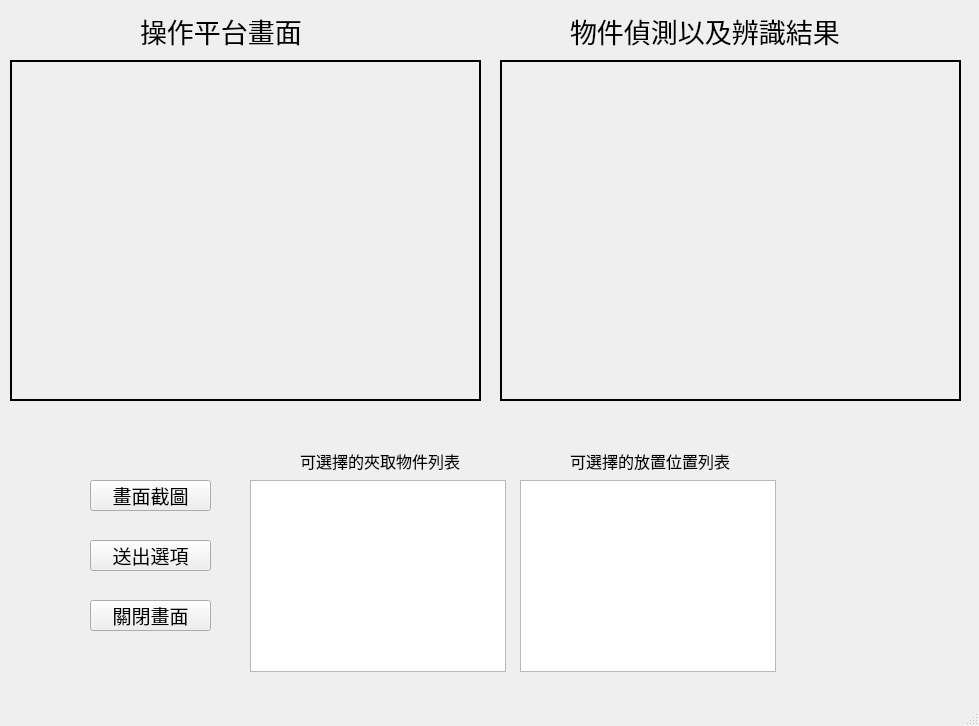
<?xml version="1.0" encoding="UTF-8"?>
<ui version="4.0">
 <class>MainWindow</class>
 <widget class="QMainWindow" name="MainWindow">
  <property name="geometry">
   <rect>
    <x>0</x>
    <y>0</y>
    <width>979</width>
    <height>726</height>
   </rect>
  </property>
  <property name="windowTitle">
   <string>MainWindow</string>
  </property>
  <widget class="QWidget" name="centralwidget">
   <widget class="QListWidget" name="ObjectListWidget">
    <property name="geometry">
     <rect>
      <x>250</x>
      <y>480</y>
      <width>256</width>
      <height>192</height>
     </rect>
    </property>
    <property name="font">
     <font>
      <family>芫荽</family>
      <pointsize>12</pointsize>
     </font>
    </property>
   </widget>
   <widget class="QListWidget" name="TargetListWidget">
    <property name="geometry">
     <rect>
      <x>520</x>
      <y>480</y>
      <width>256</width>
      <height>192</height>
     </rect>
    </property>
    <property name="font">
     <font>
      <family>芫荽</family>
      <pointsize>12</pointsize>
     </font>
    </property>
   </widget>
   <widget class="QLabel" name="label">
    <property name="geometry">
     <rect>
      <x>300</x>
      <y>450</y>
      <width>161</width>
      <height>21</height>
     </rect>
    </property>
    <property name="font">
     <font>
      <family>芫荽</family>
      <pointsize>12</pointsize>
     </font>
    </property>
    <property name="text">
     <string>可選擇的夾取物件列表</string>
    </property>
   </widget>
   <widget class="QLabel" name="label_2">
    <property name="geometry">
     <rect>
      <x>570</x>
      <y>450</y>
      <width>161</width>
      <height>21</height>
     </rect>
    </property>
    <property name="font">
     <font>
      <family>芫荽</family>
      <pointsize>12</pointsize>
     </font>
    </property>
    <property name="text">
     <string>可選擇的放置位置列表</string>
    </property>
   </widget>
   <widget class="QPushButton" name="confirmButton">
    <property name="geometry">
     <rect>
      <x>90</x>
      <y>540</y>
      <width>121</width>
      <height>31</height>
     </rect>
    </property>
    <property name="font">
     <font>
      <family>芫荽</family>
      <pointsize>14</pointsize>
     </font>
    </property>
    <property name="text">
     <string>送出選項</string>
    </property>
   </widget>
   <widget class="QLabel" name="videoLabel">
    <property name="geometry">
     <rect>
      <x>10</x>
      <y>60</y>
      <width>471</width>
      <height>341</height>
     </rect>
    </property>
    <property name="frameShape">
     <enum>QFrame::WinPanel</enum>
    </property>
    <property name="text">
     <string/>
    </property>
   </widget>
   <widget class="QLabel" name="imageLabel">
    <property name="geometry">
     <rect>
      <x>500</x>
      <y>60</y>
      <width>461</width>
      <height>341</height>
     </rect>
    </property>
    <property name="frameShape">
     <enum>QFrame::WinPanel</enum>
    </property>
    <property name="text">
     <string/>
    </property>
   </widget>
   <widget class="QLabel" name="label_3">
    <property name="geometry">
     <rect>
      <x>140</x>
      <y>10</y>
      <width>201</width>
      <height>41</height>
     </rect>
    </property>
    <property name="font">
     <font>
      <family>芫荽</family>
      <pointsize>20</pointsize>
     </font>
    </property>
    <property name="text">
     <string>操作平台畫面</string>
    </property>
   </widget>
   <widget class="QLabel" name="label_4">
    <property name="geometry">
     <rect>
      <x>570</x>
      <y>10</y>
      <width>341</width>
      <height>41</height>
     </rect>
    </property>
    <property name="font">
     <font>
      <family>芫荽</family>
      <pointsize>20</pointsize>
     </font>
    </property>
    <property name="text">
     <string>物件偵測以及辨識結果</string>
    </property>
   </widget>
   <widget class="QPushButton" name="startButton">
    <property name="geometry">
     <rect>
      <x>90</x>
      <y>480</y>
      <width>121</width>
      <height>31</height>
     </rect>
    </property>
    <property name="font">
     <font>
      <family>芫荽</family>
      <pointsize>14</pointsize>
     </font>
    </property>
    <property name="text">
     <string>畫面截圖</string>
    </property>
   </widget>
   <widget class="QPushButton" name="closeButton">
    <property name="geometry">
     <rect>
      <x>90</x>
      <y>600</y>
      <width>121</width>
      <height>31</height>
     </rect>
    </property>
    <property name="font">
     <font>
      <family>芫荽</family>
      <pointsize>14</pointsize>
     </font>
    </property>
    <property name="text">
     <string>關閉畫面</string>
    </property>
   </widget>
  </widget>
  <widget class="QMenuBar" name="menubar">
   <property name="geometry">
    <rect>
     <x>0</x>
     <y>0</y>
     <width>979</width>
     <height>25</height>
    </rect>
   </property>
  </widget>
  <widget class="QStatusBar" name="statusbar"/>
 </widget>
 <resources/>
 <connections/>
</ui>
